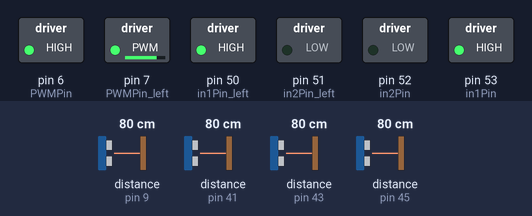
Recording of a sketch running on a simulated Arduino Mega 2560, built with avr-gcc and run on an emulated ATmega2560. Parts: switched loads named in the sketch (green lamp = pin HIGH). Wiring (inferred from the names in the program): 4 × ultrasonic range finder: trigger pin 8, echo pin 9 / trigger pin 40, echo pin 41 / trigger pin 42, echo pin 43 / trigger pin 44, echo pin 45. The inputs (shaded band) are chosen by the test bench; at power-on: distance to the obstacle (sensors on pin 9, pin 41, pin 43, pin 45) 80 cm. The echo pulse lasts 58.3 µs per cm; pins used as bus, display or sensor lines are not drawn.

Above: at 2.8 s.
2.9 s: distance to the obstacle (sensor on pin 9) set to 34 cm
4.4 s: distance to the obstacle (sensor on pin 9) set to 28 cm
At 4.8 s:
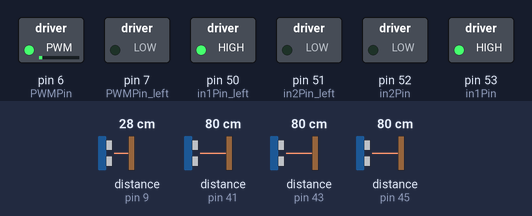
At 15.9 s:
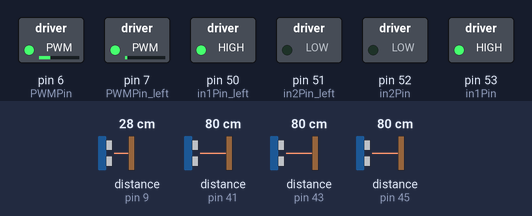
Timing chart, 0 to 18.0 s (numbered marks = the images above; inputs shaded):
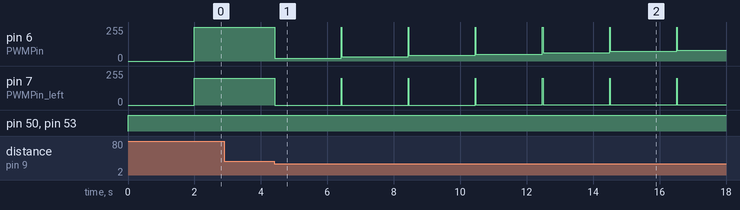

Measured:
- the behaviour switches between 32 and 31 cm on distance to the obstacle (sensor on pin 9) (found by bisection; images 0 and 1)
- after the input at 2.9 s, every drawn part: stays the same
- after the input at 4.4 s, pin 6 (PWMPin): ramps from 21/255 to 255/255 and jumps back, once every 2.0 s

The sketch:

FINAL_PID_SENSORS.ino
```cpp
// Define the motor right control pins
#define encoderPin1 49
#define encoderPin2 48
#define PWMPin 6
#define in1Pin 53
#define in2Pin 52

// Define the motor left control pins
#define encoderPin1_left 47
#define encoderPin2_left 46
#define PWMPin_left 7
#define in1Pin_left 50
#define in2Pin_left 51

int proportional = 1;
float kpv = 30;
float kiv = 0.1;

int proportional_left = 1;
float kpv_left = 10;
float kiv_left = 0.005;

volatile float motorPosition = 0;
volatile float motorPosition_left = 0;
float previousTime = 0;
float previousTime_left = 0;
float errorIntegral = 0;
float errorIntegral_left = 0;
float velocity = 0;
float velocity_left = 0;
float pos = 0;
float pos_left = 0;
float errorvelocity = 0;
float errorvelocity_left = 0;
float controlSignal = 0;
float controlSignal_left = 0;
float controlsignalvelocity = 0;
float controlsignalvelocity_left = 0;
float target_pos_cm = 140;
float target_pos_cm_left = 140;
float prev_target_pos_cm = 0;
float prev_target_pos_cm_left = 0;
float previousError = 0;
float derivative = 0;
float previousError_left = 0;

// Define the ultrasonic sensor pins
#define trigPin_front1 8
#define echoPin_front1 9

#define trigPin_front2 44
#define echoPin_front2 45

#define trigPin_right 42
#define echoPin_right 43

#define trigPin_left 40
#define echoPin_left 41

long duration_front1, distance_front1;
long duration_front2, distance_front2;
long duration_right, distance_right;
long duration_left, distance_left;

unsigned long lastSensorReadTime = 0;
const unsigned long sensorReadInterval = 50; // Sensor read interval in milliseconds

void setup() {
  Serial.begin(115200);

  // Motor right setup
  pinMode(encoderPin1, INPUT_PULLUP);
  pinMode(encoderPin2, INPUT_PULLUP);
  pinMode(PWMPin, OUTPUT);
  pinMode(in1Pin, OUTPUT);
  pinMode(in2Pin, OUTPUT);
  attachInterrupt(digitalPinToInterrupt(encoderPin1), checkEncoder1, RISING);
  attachInterrupt(digitalPinToInterrupt(encoderPin2), checkEncoder2, RISING);

  // Motor left setup
  pinMode(encoderPin1_left, INPUT_PULLUP);
  pinMode(encoderPin2_left, INPUT_PULLUP);
  pinMode(PWMPin_left, OUTPUT);
  pinMode(in1Pin_left, OUTPUT);
  pinMode(in2Pin_left, OUTPUT);
  attachInterrupt(digitalPinToInterrupt(encoderPin1_left), checkEncoder1_left, RISING);
  attachInterrupt(digitalPinToInterrupt(encoderPin2_left), checkEncoder2_left, RISING);

  pinMode(trigPin_front1, OUTPUT);
  pinMode(echoPin_front1, INPUT);

  pinMode(trigPin_front2, OUTPUT);
  pinMode(echoPin_front2, INPUT);

  pinMode(trigPin_right, OUTPUT);
  pinMode(echoPin_right, INPUT);

  pinMode(trigPin_left, OUTPUT);
  pinMode(echoPin_left, INPUT);
}

void loop() {
  unsigned long currentMillis = millis();
  if (currentMillis - lastSensorReadTime >= sensorReadInterval) {
    readSensors();
    lastSensorReadTime = currentMillis;
  }

  if (distance_front1 <= 30 || distance_front2 <= 30) {
    stopMotors();
    delay(2000);
    if (distance_front1 <= 30 && distance_front2 <= 30 && distance_right > 20 && distance_left > 20) {
      moveMotors(-40, -20);
      delay(2000);
      moveMotors(15, 0); // Turn left
      delay(1000);
    }
    else if(distance_front1 <= 30 && distance_front2 <= 30 && distance_right <= 20 && distance_left > 20){
      moveMotors(15, 0); // Turn left
      delay(1150);
    }
    else if(distance_front1 <= 30 && distance_front2 <= 30 && distance_right > 20 && distance_left <= 20){
     moveMotors(0, 15); // Turn left
     delay(1150);
    }

    else{
       moveMotors(50,20);
    }
  }
  else if (distance_left <= 20) {
      moveMotors(-50, 10); // Turn right
  } else if (distance_right <= 20 ) {
      moveMotors(50,-20);
    }
   else {
    moveMotors(50,20); // Move forward
  }
}

void readSensors() {
  distance_front1 = getDistance(trigPin_front1, echoPin_front1);
  distance_front2 = getDistance(trigPin_front2, echoPin_front2);
  distance_right = getDistance(trigPin_right, echoPin_right);
  distance_left = getDistance(trigPin_left, echoPin_left);
}

long getDistance(int trigPin, int echoPin) {
  digitalWrite(trigPin, LOW);
  delayMicroseconds(2);
  digitalWrite(trigPin, HIGH);
  delayMicroseconds(10);
  digitalWrite(trigPin, LOW);
  return (pulseIn(echoPin, HIGH) * 0.0343) / 2;
}

void moveMotors(int desiredvelocity, int desiredvelocity_left) {
  PID(desiredvelocity, desiredvelocity_left);
}

void stopMotors() {
  PID(0, 0);
}

void PID(int desiredvelocity, int desiredvelocity_left) {
  float currentTime = micros();
  float deltaTime = (currentTime - previousTime) / 1.0e6; // Convert to seconds
  previousTime = currentTime;

  float currentTime_left = micros();
  float deltaTime_left = (currentTime_left - previousTime_left) / 1.0e6; // Convert to seconds
  previousTime_left = currentTime_left;

  noInterrupts(); // disable interrupts temporarily while reading
  velocity = (motorPosition - pos) / deltaTime; // Corrected calculation
  velocity_left = (motorPosition_left - pos_left) / deltaTime_left; // Corrected calculation
  pos = motorPosition;
  pos_left = motorPosition_left;
  interrupts(); // turn interrupts back on

  float desiredpos = target_pos_cm;
  controlSignal = (desiredpos - pos) * proportional;

  float desiredpos_left = target_pos_cm_left;
  controlSignal_left = (desiredpos_left - pos_left) * proportional_left;

  // Limit control signals to desired velocity
  controlSignal = constrain(controlSignal, -desiredvelocity, desiredvelocity);
  controlSignal_left = constrain(controlSignal_left, -desiredvelocity_left, desiredvelocity_left);

  // Calculate errors and PID terms
  errorvelocity = desiredvelocity - velocity;
  errorIntegral += errorvelocity * deltaTime;
  derivative = (errorvelocity - previousError) / deltaTime;
  previousError = errorvelocity;

  errorvelocity_left = desiredvelocity_left - velocity_left;
  errorIntegral_left += errorvelocity_left * deltaTime_left;
  float derivative_left = (errorvelocity_left - previousError_left) / deltaTime_left; // Declare derivative_left locally
  previousError_left = errorvelocity_left;

  // Calculate control signals with PID terms
  controlsignalvelocity = kpv * errorvelocity + kiv * errorIntegral; // Added kdv term
  controlsignalvelocity_left = kpv_left * errorvelocity_left + kiv_left * errorIntegral_left; // Used local derivative_left

  // Convert control signals to PWM values
  int motorDirection = (controlsignalvelocity >= 0) ? 1 : -1;
  int motorDirection_left = (controlsignalvelocity_left >= 0) ? 1 : -1;
  float PWMValue = constrain(fabs(controlsignalvelocity), 0, 255);
  float PWMValue_left = constrain(fabs(controlsignalvelocity_left), 0, 255);

  // Set motor directions and PWM values
  analogWrite(PWMPin, PWMValue);
  analogWrite(PWMPin_left, PWMValue_left);
  digitalWrite(in1Pin, motorDirection == 1 ? HIGH : LOW);
  digitalWrite(in2Pin, motorDirection == -1 ? HIGH : LOW);
  digitalWrite(in1Pin_left, motorDirection_left == 1 ? HIGH : LOW);
  digitalWrite(in2Pin_left, motorDirection_left == -1 ? HIGH : LOW);
}

void checkEncoder1() {
  motorPosition++;
}

void checkEncoder2() {
  motorPosition--;
}

void checkEncoder1_left() {
  motorPosition_left++;
}

void checkEncoder2_left() {
  motorPosition_left--;
}
```
